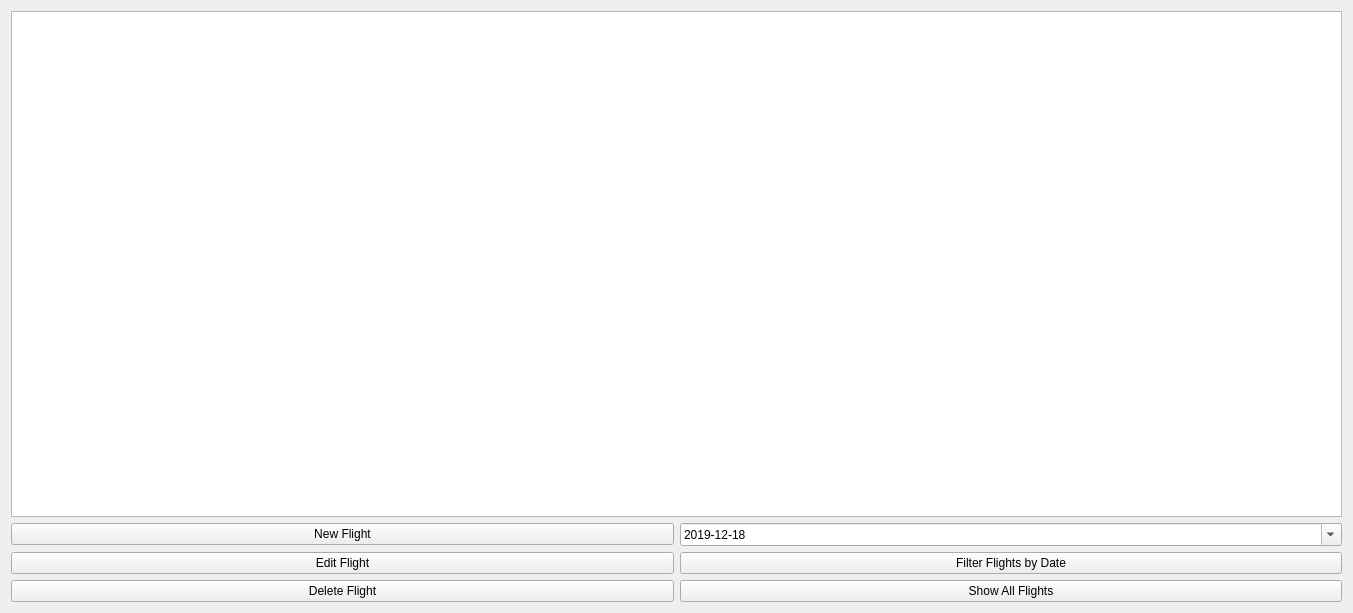
<?xml version="1.0" encoding="UTF-8"?>
<ui version="4.0">
 <class>logbookWidget</class>
 <widget class="QWidget" name="logbookWidget">
  <property name="geometry">
   <rect>
    <x>0</x>
    <y>0</y>
    <width>1353</width>
    <height>613</height>
   </rect>
  </property>
  <property name="windowTitle">
   <string>Form</string>
  </property>
  <layout class="QGridLayout" name="gridLayout">
   <item row="0" column="0" colspan="2">
    <widget class="QTableView" name="tableView">
     <property name="font">
      <font>
       <family>Cantarell</family>
      </font>
     </property>
     <property name="selectionMode">
      <enum>QAbstractItemView::SingleSelection</enum>
     </property>
     <property name="selectionBehavior">
      <enum>QAbstractItemView::SelectRows</enum>
     </property>
    </widget>
   </item>
   <item row="1" column="0">
    <widget class="QPushButton" name="newFlightButton">
     <property name="text">
      <string>New Flight</string>
     </property>
    </widget>
   </item>
   <item row="1" column="1">
    <widget class="QDateEdit" name="filterDateEdit">
     <property name="dateTime">
      <datetime>
       <hour>23</hour>
       <minute>0</minute>
       <second>0</second>
       <year>2019</year>
       <month>12</month>
       <day>18</day>
      </datetime>
     </property>
     <property name="displayFormat">
      <string>yyyy-MM-dd</string>
     </property>
     <property name="calendarPopup">
      <bool>true</bool>
     </property>
     <property name="timeSpec">
      <enum>Qt::UTC</enum>
     </property>
    </widget>
   </item>
   <item row="2" column="0">
    <widget class="QPushButton" name="editFlightButton">
     <property name="text">
      <string>Edit Flight</string>
     </property>
    </widget>
   </item>
   <item row="2" column="1">
    <widget class="QPushButton" name="filterFlightsByDateButton">
     <property name="text">
      <string>Filter Flights by Date</string>
     </property>
    </widget>
   </item>
   <item row="3" column="0">
    <widget class="QPushButton" name="deleteFlightPushButton">
     <property name="text">
      <string>Delete Flight</string>
     </property>
    </widget>
   </item>
   <item row="3" column="1">
    <widget class="QPushButton" name="showAllButton">
     <property name="text">
      <string>Show All Flights</string>
     </property>
    </widget>
   </item>
  </layout>
 </widget>
 <resources/>
 <connections/>
</ui>
